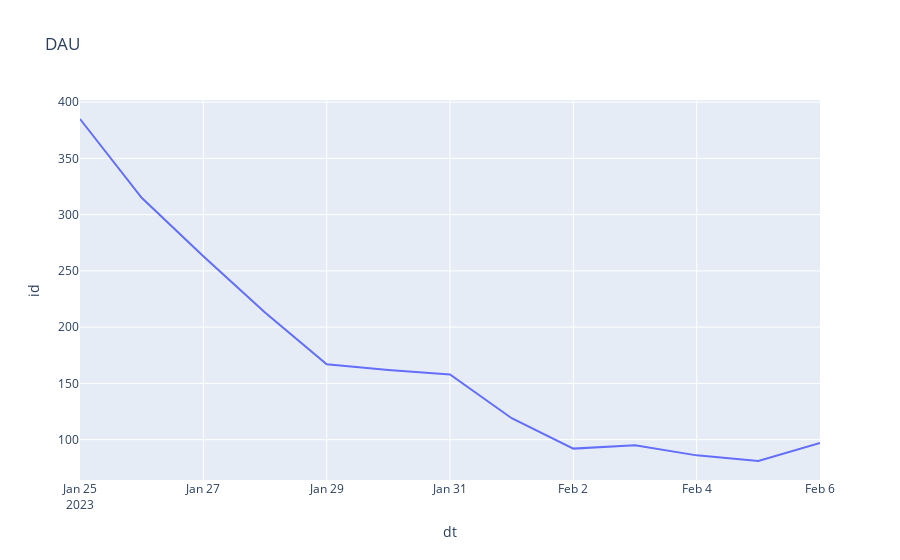

Here is the notebook cell this chart was saved with:
### Code cell
# Day purchase activity users 
fig = px.line(df.groupby(df['dt'].dt.date)['id'].nunique().reset_index(),
              x="dt", y="id", title='DAU')
fig.show()

### Figure 1 — Plotly figure (JSON) as saved in the notebook; plotly's stock layout.template omitted (floating-point values rounded to 4 significant figures)
{"data": [{"hovertemplate": "dt=%{x}<br>id=%{y}<extra></extra>", "legendgroup": "", "line": {"color": "#636efa", "dash": "solid"}, "marker": {"symbol": "circle"}, "mode": "lines", "name": "", "orientation": "v", "showlegend": false, "type": "scatter", "x": ["2023-01-25", "2023-01-26", "2023-01-27", "2023-01-28", "2023-01-29", "2023-01-30", "2023-01-31", "2023-02-01", "2023-02-02", "2023-02-03", "2023-02-04", "2023-02-05", "2023-02-06"], "xaxis": "x", "y": [385, 315, 263, 213, 167, 162, 158, 119, 92, 95, 86, 81, 97], "yaxis": "y"}], "layout": {"legend": {"tracegroupgap": 0}, "title": {"text": "DAU"}, "xaxis": {"anchor": "y", "domain": [0, 1], "title": {"text": "dt"}}, "yaxis": {"anchor": "x", "domain": [0, 1], "title": {"text": "id"}}}}
